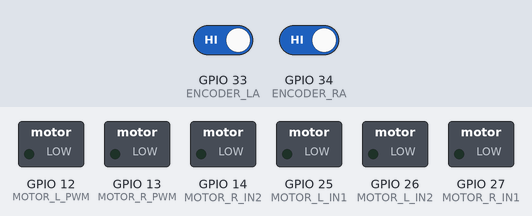
Bench run of a sketch on a simulated ESP32. Shown: switched loads named in the sketch (green lamp = pin HIGH). Inputs (shaded band) come from the test bench; at power-on: GPIO 33 (ENCODER_LA) HIGH, GPIO 34 (ENCODER_RA) HIGH. What the sketch prints to the serial monitor is not drawn.

Above: at 0.0 s.
At 1.1 s:
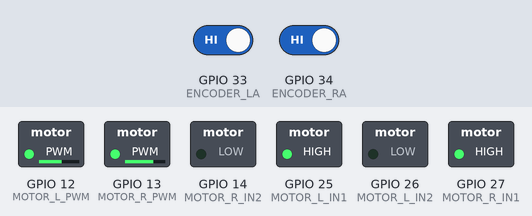
Timing chart, 0 to 2.6 s (numbered marks = the images above):
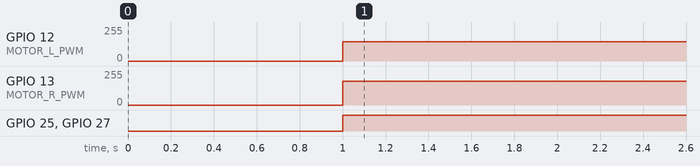

Measured:
- by itself, GPIO 12 (MOTOR_L_PWM): 0/255 → 143/255 at 1.0 s
- by itself, GPIO 13 (MOTOR_R_PWM): 0/255 → 179/255 at 1.0 s
- by itself, GPIO 25 (MOTOR_L_IN1), GPIO 27 (MOTOR_R_IN1): LOW → HIGH at 1.0 s

The sketch:

PerfectGoStraight.ino
```cpp
// ===================== MOTOR PINS =====================
#define MOTOR_R_IN1 27
#define MOTOR_R_IN2 14
#define MOTOR_R_PWM 13

#define MOTOR_L_IN1 25
#define MOTOR_L_IN2 26
#define MOTOR_L_PWM 12

// ===================== ENCODERS =====================
#define ENCODER_RA 34
#define ENCODER_RB 35
#define ENCODER_LA 33
#define ENCODER_LB 32

volatile long encoderCount1 = 0;
volatile long encoderCount2 = 0;

// ===================== ROBOT =====================
#define WHEEL_DIAMETER_CM 3.4
#define ENCODER_PPR 12
#define GEAR_RATIO 30

#define TICKS_PER_REV (ENCODER_PPR * GEAR_RATIO)
#define CM_PER_TICK ((PI * WHEEL_DIAMETER_CM) / TICKS_PER_REV)
#define TICKS_PER_CM (TICKS_PER_REV / (PI * WHEEL_DIAMETER_CM))

// ===================== ENCODER ISR =====================
void IRAM_ATTR encoderISR1() {
  int b = digitalRead(ENCODER_RB);
  encoderCount1 += (b == HIGH) ? 1 : -1;
}

void IRAM_ATTR encoderISR2() {
  int b = digitalRead(ENCODER_LB);
  encoderCount2 += (b == HIGH) ? 1 : -1;
}

// ===================== MOTOR FUNCTIONS =====================
void motorsForward(int pwm) {
  digitalWrite(MOTOR_R_IN1, HIGH);
  digitalWrite(MOTOR_R_IN2, LOW);

  digitalWrite(MOTOR_L_IN1, HIGH);
  digitalWrite(MOTOR_L_IN2, LOW);

  ledcWrite(MOTOR_R_PWM, pwm);
  ledcWrite(MOTOR_L_PWM, pwm*0.8);
}

void motorsStop() {
  digitalWrite(MOTOR_R_IN1, LOW);
  digitalWrite(MOTOR_R_IN2, LOW);

  digitalWrite(MOTOR_L_IN1, LOW);
  digitalWrite(MOTOR_L_IN2, LOW);

  ledcWrite(MOTOR_R_PWM, 0);
  ledcWrite(MOTOR_L_PWM, 0);
}

// ===================== DRIVE DISTANCE =====================
void driveDistance(float distanceCM, int pwm) {

  long targetTicks = distanceCM * TICKS_PER_CM;

  noInterrupts();
  encoderCount1 = 0;
  encoderCount2 = 0;
  interrupts();

  motorsForward(pwm);

  while (true) {

    long rightTicks = encoderCount1;
    long leftTicks  = encoderCount2;

    long avgTicks = (abs(rightTicks) + abs(leftTicks)) / 2;

    Serial.print("R=");
    Serial.print(rightTicks);
    Serial.print(" L=");
    Serial.print(leftTicks);
    Serial.print(" Target=");
    Serial.println(targetTicks);

    if (avgTicks >= targetTicks) {
      break;
    }

    delay(5);
  }

  motorsStop();
}

// ===================== SETUP =====================
void setup() {
  Serial.begin(115200);

  // Motor pins
  pinMode(MOTOR_R_IN1, OUTPUT);
  pinMode(MOTOR_R_IN2, OUTPUT);
  pinMode(MOTOR_L_IN1, OUTPUT);
  pinMode(MOTOR_L_IN2, OUTPUT);

  ledcAttach(MOTOR_R_PWM, 5000, 8);
  ledcAttach(MOTOR_L_PWM, 5000, 8);

  // Encoder pins
  pinMode(ENCODER_RA, INPUT_PULLUP);
  pinMode(ENCODER_RB, INPUT_PULLUP);
  pinMode(ENCODER_LA, INPUT_PULLUP);
  pinMode(ENCODER_LB, INPUT_PULLUP);

  attachInterrupt(digitalPinToInterrupt(ENCODER_RA), encoderISR1, RISING);
  attachInterrupt(digitalPinToInterrupt(ENCODER_LA), encoderISR2, RISING);

  delay(1000);

  // Drive 20 cm at PWM 180
  driveDistance(30.0, 180);
}

void loop() {
}
```
